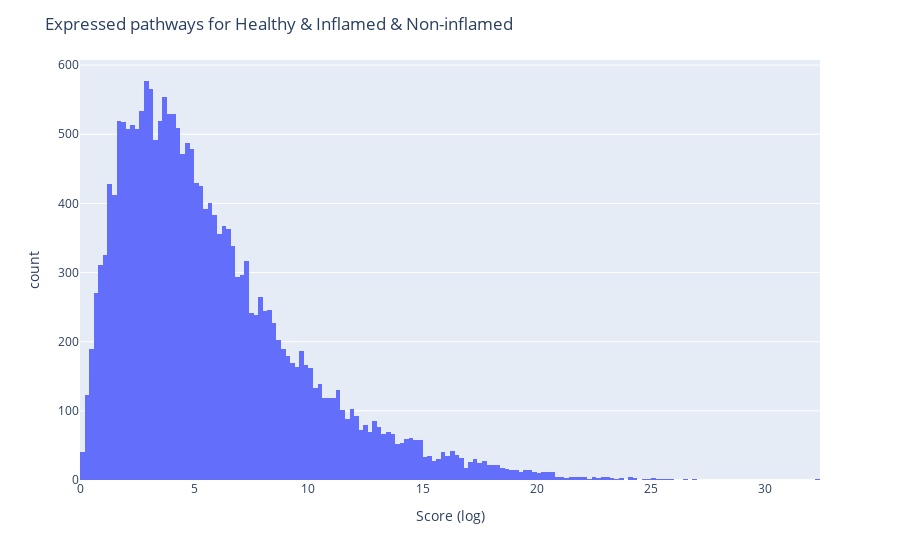

Notebook cell for this chart:
### Code cell
for d in data["all"]:
    dct[d] = add_all(data["all"][d])

for d in dct:        
    print(d)

l7 = [ math.log(k) for k in dct["PathwaysInAllConditions"]]

fig = px.histogram(x = np.array(l7))
fig.update_xaxes(title_text='Score (log)')
fig.update_layout(title="Expressed pathways for Healthy & Inflamed & Non-inflamed")
fig.show()

### Figure 1 — Plotly figure (JSON) as saved in the notebook; plotly's stock layout.template omitted (floating-point values rounded to 4 significant figures; data arrays with more than 128 entries replaced by an {"elided": "..."} marker saying what was removed)
{"data": [{"alignmentgroup": "True", "bingroup": "x", "hovertemplate": "x=%{x}<br>count=%{y}<extra></extra>", "legendgroup": "", "marker": {"color": "#636efa"}, "name": "", "offsetgroup": "", "orientation": "v", "showlegend": false, "type": "histogram", "x": {"elided": "20953 float values"}, "xaxis": "x", "yaxis": "y"}], "layout": {"barmode": "relative", "legend": {"tracegroupgap": 0}, "margin": {"t": 60}, "title": {"text": "Expressed pathways for Healthy & Inflamed & Non-inflamed"}, "xaxis": {"anchor": "y", "domain": [0, 1], "title": {"text": "Score (log)"}}, "yaxis": {"anchor": "x", "domain": [0, 1], "title": {"text": "count"}}}}
